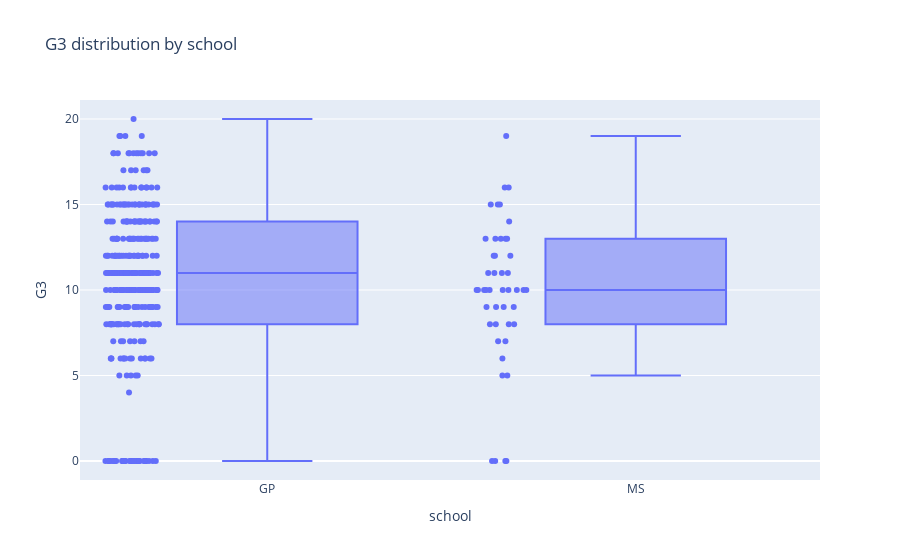
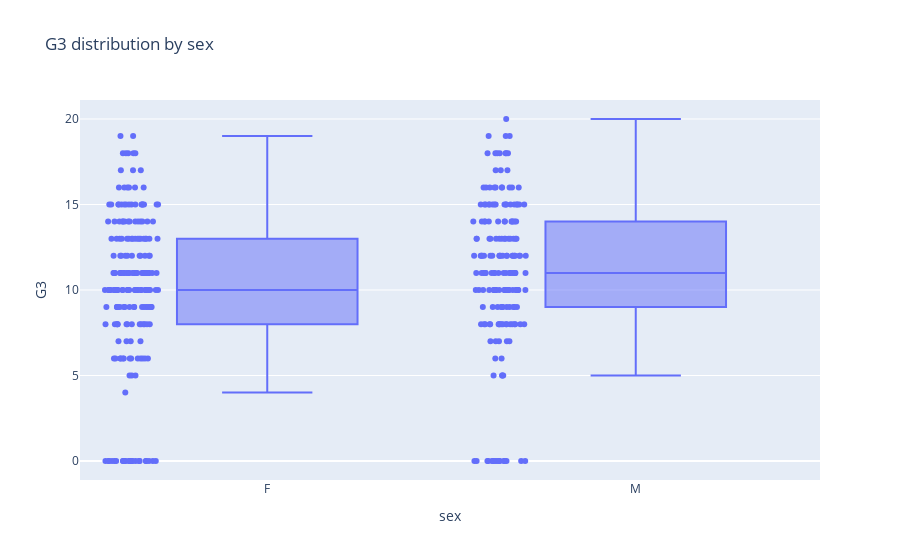
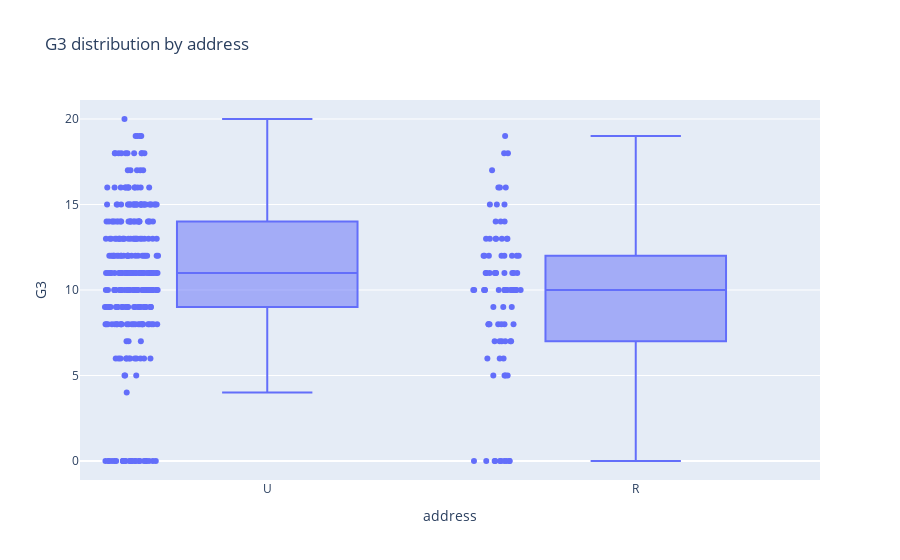
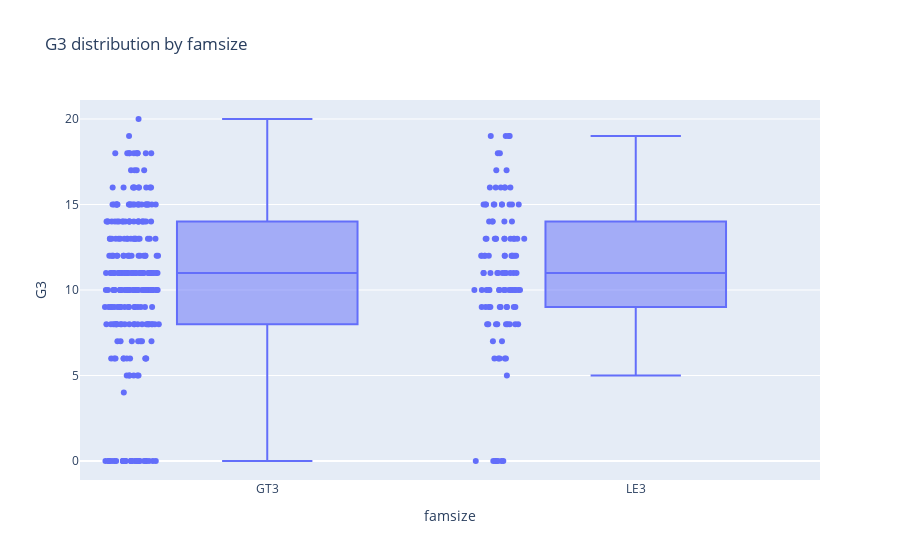

These figures' notebook cell, in order:
### Markdown cell above
Let's analyze the available features. We can group them into categories and at a first glance, all of them might influence school performance

*(student-mat.csv & student-por.csv)*


1. Demographic and Family Background

Describes the student’s personal and family context.

- `school` – student's school  
- `sex` – student's sex  
- `age` – student's age  
- `address` – home address type (urban/rural)  
- `famsize` – family size  
- `Pstatus` – parent's cohabitation status  
- `Medu` – mother’s education  
- `Fedu` – father’s education  
- `Mjob` – mother’s job  
- `Fjob` – father’s job  
- `guardian` – student’s guardian  


2. Socioeconomic and Environmental Context

Captures environmental and social factors that may influence learning.

- `reason` – reason for choosing school
- `traveltime` – travel time from home to school 
- `internet` – internet access at home  
- `nursery` – attended nursery school  
- `higher` – intention to pursue higher education  
- `romantic` – relationship status  


3. Academic Effort and Support

Reflects academic habits, support mechanisms, and motivation.

- `studytime` – weekly study time  
- `failures` – number of past class failures  
- `schoolsup` – extra educational support  
- `famsup` – family educational support  
- `paid` – extra paid classes  
- `activities` – extracurricular activities  


4. Behavioral and Social Engagement

Represents lifestyle, leisure, and socialization patterns.

- `freetime` – free time after school  
- `goout` – frequency of going out with friends  
- `Dalc` – workday alcohol consumption  
- `Walc` – weekend alcohol consumption  


5. Well-being and Family Relationships

Indicates health and home environment quality.

- `famrel` – quality of family relationships  
- `health` – current health status  
- `absences` – number of school absences  


6. Academic Performance (Targets)

These are the primary outcome variables.

- `G1` – first period grade  
- `G2` – second period grade  
- `G3` – final grade (output target)

### Code cell
# Get categorical columns (non-numeric)
categorical_cols = df.select_dtypes(exclude="number").columns

# Generate one boxplot per categorical variable
for col in categorical_cols:
    fig = px.box(df, x=col, y="G3", title=f"G3 distribution by {col}", points="all")
    fig.show()

### Figure 1 — Plotly figure (JSON) as saved in the notebook; plotly's stock layout.template omitted (floating-point values rounded to 4 significant figures; data arrays with more than 128 entries replaced by an {"elided": "..."} marker saying what was removed)
{"data": [{"alignmentgroup": "True", "boxpoints": "all", "hovertemplate": "school=%{x}<br>G3=%{y}<extra></extra>", "legendgroup": "", "marker": {"color": "#636efa"}, "name": "", "notched": false, "offsetgroup": "", "orientation": "v", "showlegend": false, "type": "box", "x": {"elided": "395 str values"}, "x0": " ", "xaxis": "x", "y": {"elided": "395 int values"}, "y0": " ", "yaxis": "y"}], "layout": {"boxmode": "group", "legend": {"tracegroupgap": 0}, "title": {"text": "G3 distribution by school"}, "xaxis": {"anchor": "y", "domain": [0, 1], "title": {"text": "school"}}, "yaxis": {"anchor": "x", "domain": [0, 1], "title": {"text": "G3"}}}}

### Figure 2 — Plotly figure (JSON) as saved in the notebook; plotly's stock layout.template omitted (floating-point values rounded to 4 significant figures; data arrays with more than 128 entries replaced by an {"elided": "..."} marker saying what was removed)
{"data": [{"alignmentgroup": "True", "boxpoints": "all", "hovertemplate": "sex=%{x}<br>G3=%{y}<extra></extra>", "legendgroup": "", "marker": {"color": "#636efa"}, "name": "", "notched": false, "offsetgroup": "", "orientation": "v", "showlegend": false, "type": "box", "x": {"elided": "395 str values"}, "x0": " ", "xaxis": "x", "y": {"elided": "395 int values"}, "y0": " ", "yaxis": "y"}], "layout": {"boxmode": "group", "legend": {"tracegroupgap": 0}, "title": {"text": "G3 distribution by sex"}, "xaxis": {"anchor": "y", "domain": [0, 1], "title": {"text": "sex"}}, "yaxis": {"anchor": "x", "domain": [0, 1], "title": {"text": "G3"}}}}

### Figure 3 — Plotly figure (JSON) as saved in the notebook; plotly's stock layout.template omitted (floating-point values rounded to 4 significant figures; data arrays with more than 128 entries replaced by an {"elided": "..."} marker saying what was removed)
{"data": [{"alignmentgroup": "True", "boxpoints": "all", "hovertemplate": "address=%{x}<br>G3=%{y}<extra></extra>", "legendgroup": "", "marker": {"color": "#636efa"}, "name": "", "notched": false, "offsetgroup": "", "orientation": "v", "showlegend": false, "type": "box", "x": {"elided": "395 str values"}, "x0": " ", "xaxis": "x", "y": {"elided": "395 int values"}, "y0": " ", "yaxis": "y"}], "layout": {"boxmode": "group", "legend": {"tracegroupgap": 0}, "title": {"text": "G3 distribution by address"}, "xaxis": {"anchor": "y", "domain": [0, 1], "title": {"text": "address"}}, "yaxis": {"anchor": "x", "domain": [0, 1], "title": {"text": "G3"}}}}

### Figure 4 — Plotly figure (JSON) as saved in the notebook; plotly's stock layout.template omitted (floating-point values rounded to 4 significant figures; data arrays with more than 128 entries replaced by an {"elided": "..."} marker saying what was removed)
{"data": [{"alignmentgroup": "True", "boxpoints": "all", "hovertemplate": "famsize=%{x}<br>G3=%{y}<extra></extra>", "legendgroup": "", "marker": {"color": "#636efa"}, "name": "", "notched": false, "offsetgroup": "", "orientation": "v", "showlegend": false, "type": "box", "x": {"elided": "395 str values"}, "x0": " ", "xaxis": "x", "y": {"elided": "395 int values"}, "y0": " ", "yaxis": "y"}], "layout": {"boxmode": "group", "legend": {"tracegroupgap": 0}, "title": {"text": "G3 distribution by famsize"}, "xaxis": {"anchor": "y", "domain": [0, 1], "title": {"text": "famsize"}}, "yaxis": {"anchor": "x", "domain": [0, 1], "title": {"text": "G3"}}}}
